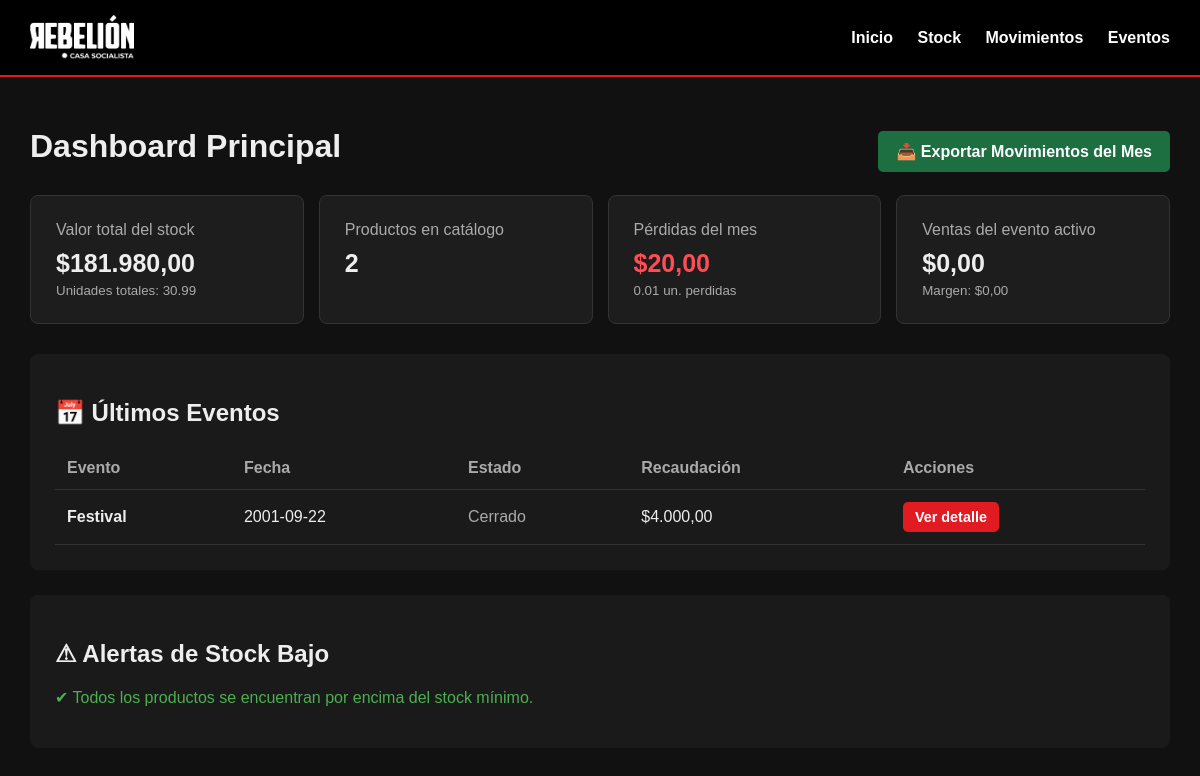
Before: / with the older database file.
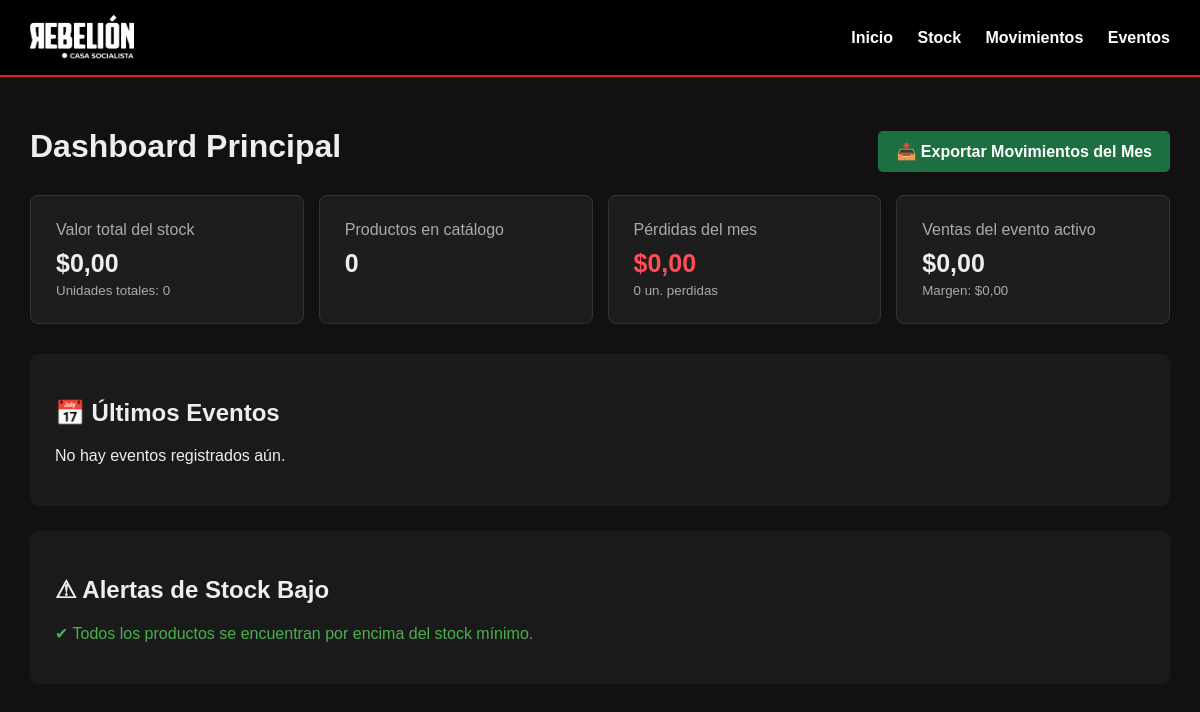
After: the same page with the newer database file.
### tables this page shows
CREATE TABLE eventos (
        id INTEGER PRIMARY KEY AUTOINCREMENT,
        nombre TEXT NOT NULL,
        fecha TEXT NOT NULL,
        estado TEXT NOT NULL DEFAULT 'abierto',
        notas TEXT DEFAULT ''
    );

### app.py (the view, shortened to what this page needs)
@app.route("/")
def index():
    db = get_db()
    productos = db.execute("""
        SELECT *, CASE WHEN stock <= stock_minimo THEN 1 ELSE 0 END stock_bajo
        FROM productos WHERE activo=1 ORDER BY nombre
    """).fetchall()
    stock_bajo = [p for p in productos if p["stock_bajo"]]
    evento = db.execute("""
        SELECT * FROM eventos WHERE estado='abierto'
        ORDER BY fecha DESC, id DESC LIMIT 1
    """).fetchone()
    ventas_evento = margen_evento = 0
    efectivo_evento = transferencia_evento = otros_evento = 0
    valor_stock = sum(p["stock"] * p["costo"] for p in productos)
    total_unidades_stock = sum(p["stock"] for p in productos)
    mes_actual = datetime.datetime.now().strftime("%Y-%m")
    perdidas_mes = db.execute("""
        SELECT COALESCE(SUM(m.cantidad * p.costo), 0) as valor_perdida,
               COALESCE(SUM(m.cantidad), 0) as cant_perdida
        FROM movimientos m
        JOIN productos p ON p.id = m.producto_id
        WHERE m.tipo = 'perdida' AND strftime('%Y-%m', m.fecha_hora) = ?
    """, (mes_actual,)).fetchone()
    ultimos_eventos = db.execute("""
        SELECT e.*, COALESCE(SUM(v.total), 0) as recaudacion
        FROM eventos e
        LEFT JOIN ventas v ON v.evento_id = e.id
        GROUP BY e.id
        ORDER BY e.fecha DESC, e.id DESC
        LIMIT 5
    """).fetchall()
    db.close()
    return render_template("index.html", productos=productos, stock_bajo=stock_bajo,
                           evento=evento, ventas_evento=ventas_evento,
                           margen_evento=margen_evento,
                           efectivo_evento=efectivo_evento,
                           transferencia_evento=transferencia_evento,
                           otros_evento=otros_evento,
                           valor_stock=valor_stock,
                           total_unidades_stock=total_unidades_stock,
                           perdidas_mes=perdidas_mes, ultimos_eventos=ultimos_eventos,
                           mes_actual=mes_actual)

### app.py (called while the page is built)
@app.template_filter("money")
def money(value):
    return f"${value:,.2f}".replace(",", "X").replace(".", ",").replace("X", ".")

### database.py (called while the page is built)
def get_db():
    conn = sqlite3.connect(DB_PATH)
    conn.row_factory = sqlite3.Row
    conn.execute("PRAGMA foreign_keys = ON")
    return conn

### templates/index.html (shortened to what this page needs)
{% extends "base.html" %}{% block title %}Rebelión{% endblock %}{% block content %}
<div class="page-header">
    <h1>Dashboard Principal</h1>
    <a href="{{ url_for('exportar_movimientos', mes=mes_actual) }}" class="button excel">📥 Exportar Movimientos del Mes</a>
</div>
<div class="cards">
    <div class="card">
        <span>Valor total del stock</span>
        <strong>{{valor_stock|money}}</strong>
        <small style="color:#aaa; display:block; margin-top:5px;">Unidades totales: {{total_unidades_stock}}</small>
    </div>
    <div class="card">
        <span>Productos en catálogo</span>
        <strong>{{productos|length}}</strong>
    </div>
    <div class="card">
        <span>Pérdidas del mes</span>
        <strong style="color:#ff4d55;">{{perdidas_mes["valor_perdida"]|money}}</strong>
        <small style="color:#aaa; display:block; margin-top:5px;">{{perdidas_mes["cant_perdida"]}} un. perdidas</small>
    </div>
    <div class="card">
        <span>Ventas del evento activo</span>
        <strong>{{ventas_evento|money}}</strong>
        <small style="color:#aaa; display:block; margin-top:5px;">Margen: {{margen_evento|money}}</small>
    </div>
</div>
<div class="section">
    <h2>📅 Últimos Eventos</h2>
    {% if ultimos_eventos %}
    <table>
        <tr>
            <th>Evento</th>
            <th>Fecha</th>
            <th>Estado</th>
            <th>Recaudación</th>
            <th>Acciones</th>
        </tr>
        {% for e in ultimos_eventos %}
        <tr>
            <td><strong>{{e["nombre"]}}</strong></td>
            <td>{{e["fecha"]}}</td>
            <td>
                {% if e["estado"] == "abierto" %}
                <span style="color:#4caf50; font-weight:bold;">● Abierto</span>
                {% else %}
                <span style="color:#aaa;">Cerrado</span>
                {% endif %}
            </td>
            <td>{{e["recaudacion"]|money}}</td>
            <td><a class="button small" href="{{url_for('evento',evento_id=e['id'])}}">Ver detalle</a></td>
        </tr>
        {% endfor %}
    </table>
    {% else %}
    <p>No hay eventos registrados aún.</p>
    {% endif %}
</div>
<div class="section">
    <h2>⚠ Alertas de Stock Bajo</h2>
    {% if stock_bajo %}
    <table>
        <tr>
            <th>Producto</th>
            <th>Categoría</th>
            <th>Stock Actual</th>
            <th>Stock Mínimo</th>
        </tr>
        {% for p in stock_bajo %}
        <tr>
            <td>{{p["nombre"]}}</td>
            <td>{{p["categoria"]}}</td>
            <td class="danger-text"><strong>{{p["stock"]}} {{p["unidad"]}}</strong></td>
            <td>{{p["stock_minimo"]}} {{p["unidad"]}}</td>
        </tr>
        {% endfor %}
    </table>
    {% else %}
    <p style="color:#4caf50;">✔ Todos los productos se encuentran por encima del stock mínimo.</p>
    {% endif %}
</div>
{% endblock %}

Changed rows visible on the page:
removed eventos: nombre "Festival", fecha "2001-09-22", estado "Cerrado", recaudacion "$4.000,00"
Other visible differences:
{{ valor_stock|money }}: "$181.980,00" → "$0,00"
{{ total_unidades_stock }}: "30.99" → "0"
{{ productos|length }}: "2" → "0"
{{ perdidas_mes["valor_perdida"]|money }}: "$20,00" → "$0,00"
{{ perdidas_mes["cant_perdida"] }}: "0.01" → "0"
text no longer shown: "Evento Fecha Estado Recaudación Acciones"
text now shown: "No hay eventos registrados aún."
